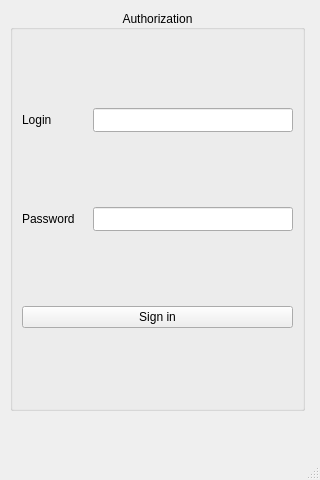
<?xml version="1.0" encoding="UTF-8"?>
<ui version="4.0">
 <class>MainWindow</class>
 <widget class="QMainWindow" name="MainWindow">
  <property name="geometry">
   <rect>
    <x>0</x>
    <y>0</y>
    <width>320</width>
    <height>480</height>
   </rect>
  </property>
  <property name="minimumSize">
   <size>
    <width>320</width>
    <height>480</height>
   </size>
  </property>
  <property name="maximumSize">
   <size>
    <width>320</width>
    <height>480</height>
   </size>
  </property>
  <property name="windowTitle">
   <string>MainWindow</string>
  </property>
  <widget class="QWidget" name="centralwidget">
   <widget class="QGroupBox" name="groupBox">
    <property name="geometry">
     <rect>
      <x>10</x>
      <y>10</y>
      <width>295</width>
      <height>401</height>
     </rect>
    </property>
    <property name="title">
     <string>Authorization</string>
    </property>
    <property name="alignment">
     <set>Qt::AlignCenter</set>
    </property>
    <layout class="QVBoxLayout" name="verticalLayout">
     <item>
      <layout class="QHBoxLayout" name="horizontalLayout_3">
       <property name="spacing">
        <number>35</number>
       </property>
       <item>
        <widget class="QLabel" name="loginLabel">
         <property name="sizePolicy">
          <sizepolicy hsizetype="Preferred" vsizetype="Fixed">
           <horstretch>0</horstretch>
           <verstretch>0</verstretch>
          </sizepolicy>
         </property>
         <property name="maximumSize">
          <size>
           <width>100</width>
           <height>30</height>
          </size>
         </property>
         <property name="text">
          <string>Login</string>
         </property>
        </widget>
       </item>
       <item>
        <widget class="QLineEdit" name="loginLine">
         <property name="minimumSize">
          <size>
           <width>200</width>
           <height>24</height>
          </size>
         </property>
         <property name="maximumSize">
          <size>
           <width>200</width>
           <height>24</height>
          </size>
         </property>
        </widget>
       </item>
      </layout>
     </item>
     <item>
      <layout class="QHBoxLayout" name="horizontalLayout_2">
       <item>
        <widget class="QLabel" name="passwordLabel">
         <property name="sizePolicy">
          <sizepolicy hsizetype="Preferred" vsizetype="Fixed">
           <horstretch>0</horstretch>
           <verstretch>0</verstretch>
          </sizepolicy>
         </property>
         <property name="maximumSize">
          <size>
           <width>100</width>
           <height>30</height>
          </size>
         </property>
         <property name="text">
          <string>Password</string>
         </property>
        </widget>
       </item>
       <item>
        <widget class="QLineEdit" name="passwordLine">
         <property name="minimumSize">
          <size>
           <width>200</width>
           <height>24</height>
          </size>
         </property>
         <property name="maximumSize">
          <size>
           <width>200</width>
           <height>24</height>
          </size>
         </property>
        </widget>
       </item>
      </layout>
     </item>
     <item>
      <widget class="QPushButton" name="loginButton">
       <property name="text">
        <string>Sign in</string>
       </property>
      </widget>
     </item>
    </layout>
   </widget>
  </widget>
  <widget class="QStatusBar" name="statusbar"/>
  <widget class="QMenuBar" name="menuBar">
   <property name="geometry">
    <rect>
     <x>0</x>
     <y>0</y>
     <width>320</width>
     <height>25</height>
    </rect>
   </property>
  </widget>
 </widget>
 <resources/>
 <connections/>
</ui>
